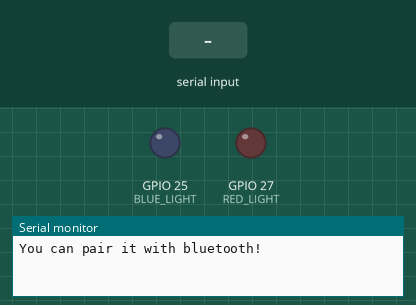
Recording of a sketch running on a simulated ESP32. Shown: output pins drawn as LEDs (lit = HIGH), the last lines printed to the serial monitor. The inputs (shaded band) are chosen by the test bench. Nothing arrives over Bluetooth unless stated.

Above: at 1.2 s.
1.3 s: "turn on blue light" received over the second serial link
At 1.7 s:
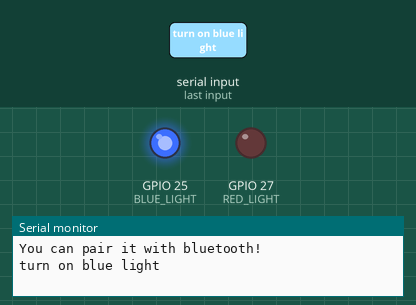
2.8 s: "turn on red light" received over the second serial link
At 4.0 s:
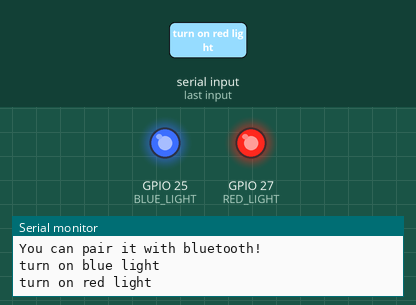
4.3 s: "turn off blue light" received over the second serial link
At 5.1 s:
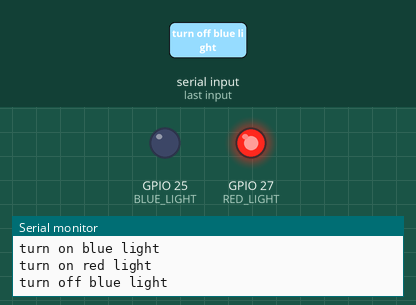
Timing chart, 0 to 7.3 s (numbered marks = the images above; inputs shaded):
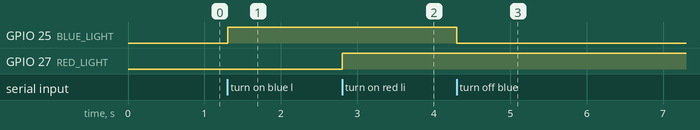

Measured:
- after the input at 1.3 s, GPIO 25 (BLUE_LIGHT): LOW → HIGH at once
- after the input at 2.8 s, GPIO 27 (RED_LIGHT): LOW → HIGH at once
- after the input at 4.3 s, GPIO 25 (BLUE_LIGHT): HIGH → LOW at once

The sketch:

ESP32_voice_controlled_LED.ino
```cpp
// Define 4 channel relay pins
const int BLUE_LIGHT = 25;
const int RED_LIGHT  = 27;


#include "BluetoothSerial.h"

#if !defined(CONFIG_BT_ENABLED) || !defined(CONFIG_BLUEDROID_ENABLED)
#error Bluetooth is not enabled! Please run `make menuconfig` to and enable it
#endif

BluetoothSerial SerialBT;


void setup() {

  Serial.begin(115200);
  SerialBT.begin("ESP32_HOME");
  Serial.println("You can pair it with bluetooth!");
  pinMode(BLUE_LIGHT, OUTPUT);
  pinMode(RED_LIGHT, OUTPUT);

  digitalWrite(BLUE_LIGHT, LOW);
  digitalWrite(RED_LIGHT, LOW);
}

void loop() {

  String data="";
  char ch;

  while (SerialBT.available())
    { ch = SerialBT.read();
      data=data+ch;
    }
   Serial.println(data);


    // Blue light
    if ((data == "turn on blue light")||(data == "turn on blue lights")){
      digitalWrite(BLUE_LIGHT, HIGH);
      delay(200);
    }

    else if ((data == "turn off blue light")||(data == "turn off blue lights")){
      digitalWrite(BLUE_LIGHT, LOW);
      delay(200);
    }


    // Red light
    if ((data == "turn on red light")||(data == "turn on red lights")){
      digitalWrite(RED_LIGHT, HIGH);
      delay(200);
    }

    else if ((data == "turn off red light")||(data == "turn off red lights")){
      digitalWrite(RED_LIGHT, LOW);
      delay(200);
    }


    // All light
    if ((data == "turn on all light")||(data == "turn on all lights")){
      digitalWrite(BLUE_LIGHT, HIGH);
      digitalWrite(RED_LIGHT, HIGH);
      delay(200);
    }

    else if ((data == "turn off all light")||(data == "turn off all lights")){
      digitalWrite(BLUE_LIGHT, LOW);
      digitalWrite(RED_LIGHT, LOW);
      delay(200);
    }
}
```
